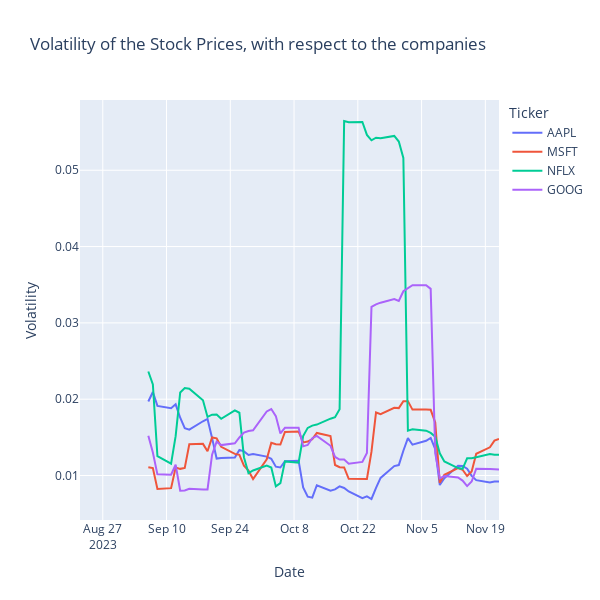

The notebook cell saved with this chart:
### Markdown cell above
## Volatility

#### We will now check the volatility of the stocks with respect to the companies. 
#### Volatility refers to the wild fluctuation in an index over a short period of time. Financial market regulations include buffers to limit volatility.

### Code cell
df['Volatility'] = df.groupby("Ticker")['Close'].pct_change().rolling(window =10).std().reset_index(0, drop = True)
fig = px.line(df, 
              x = 'Date',
              y = 'Volatility',
              height = 600,
              width = 600, 
              color = 'Ticker',
              title = "Volatility of the Stock Prices, with respect to the companies")
fig.show()
